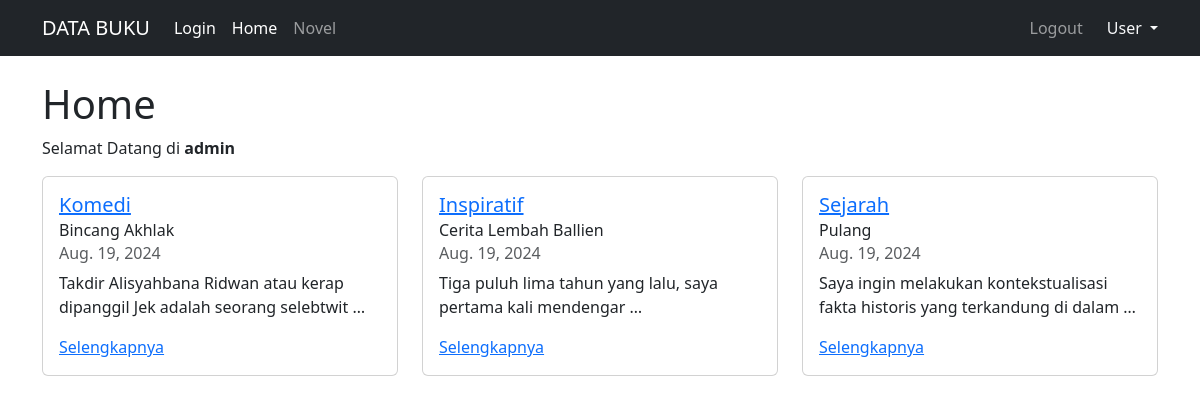
The app's page / (signed in) with its own data.
### novel/models.py (models this page shows, shortened)
class Novel(models.Model):
    judul       = models.CharField(max_length=255)
    isi         = models.TextField()
    kategori    = models.CharField(max_length=255)
    published   = models.DateTimeField(auto_now_add=True)
    updated     = models.DateTimeField(auto_now=True)
    slug        = models.SlugField(blank=True, editable=False)

### databuku/views.py (the view)
# urls.py: path('', DataBukuHomeView.as_view(), name='home'),
class DataBukuHomeView(LoginRequiredMixin, TemplateView, NovelPerKategori):
    template_name = "index.html"
    login_url = '/login/'
    def get_context_data(self):
        querysets = self.get_latest_novel_each_kategori()
        context = {
            'latest_novel_list':querysets
        }
        return context

### novel/views.py (called while the page is built)
    def get_latest_novel_each_kategori(self):
        kategori_list = self.model.objects.values_list('kategori', flat=True).distinct()
        queryset = []
        for kategori in kategori_list:
            novel = self.model.objects.filter(kategori=kategori).latest('published')
            queryset.append(novel)
        return queryset

### templates/index.html (shortened to what this page needs)
{% extends "base.html" %}
{% block contents %}
    <h1>Home</h1>
    <p> Selamat Datang di <b>{{ request.user }}</b></p>
    <div class="row">
        {% for novel in latest_novel_list %}
            <div class="col-sm-4">
                <div class="card">
                    <div class="card-body">
                    <h5 class="card-title"><a href="{% url 'novel:category' novel.kategori 1 %}">{{novel.kategori}}</a></h5>
                    <h6 class="card-subtitle mb-2 text-dark">{{novel.judul}}</h6>
                    <h6 class="card-subtitle mb-2 text-body-secondary">{{novel.published|date}}</h6>
                    <p class="card-text">{{novel.isi|truncatewords:10}}</p>
                    <a href="{% url 'novel:detail' novel.slug %}" class="card-link">Selengkapnya</a>
                    </div>
                </div>
            </div>
        {% endfor %}
    </div>
{% endblock contents %}

### records on screen
Novel: kategori "Komedi", judul "Bincang Akhlak", published "Aug. 19, 2024", isi "Takdir Alisyahbana Ridwan atau kerap dipanggil Jek adalah seorang selebtwit …"
Novel: kategori "Inspiratif", judul "Cerita Lembah Ballien", published "Aug. 19, 2024", isi "Tiga puluh lima tahun yang lalu, saya pertama kali mendengar …"
Novel: kategori "Sejarah", judul "Pulang", published "Aug. 19, 2024", isi "Saya ingin melakukan kontekstualisasi fakta historis yang terkandung di dalam …"

### other values on screen
{{ request.user }} "admin"
